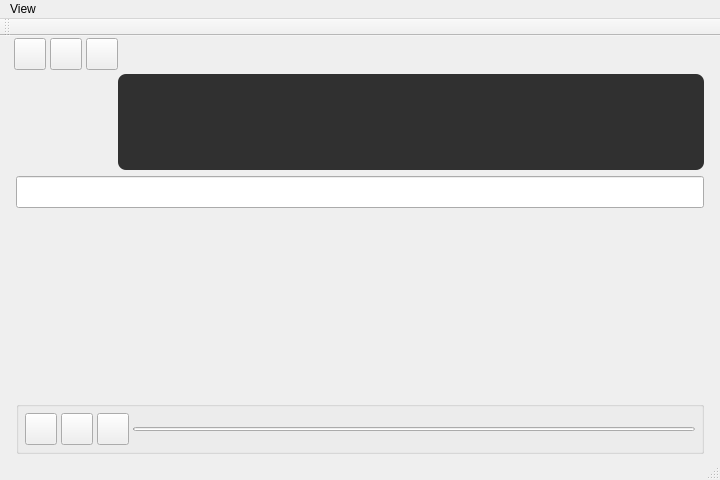
<?xml version="1.0" encoding="UTF-8"?>
<ui version="4.0">
 <class>MainWindow</class>
 <widget class="QMainWindow" name="MainWindow">
  <property name="windowModality">
   <enum>Qt::WindowModality::NonModal</enum>
  </property>
  <property name="geometry">
   <rect>
    <x>0</x>
    <y>0</y>
    <width>720</width>
    <height>480</height>
   </rect>
  </property>
  <property name="minimumSize">
   <size>
    <width>720</width>
    <height>480</height>
   </size>
  </property>
  <property name="windowTitle">
   <string>MainWindow</string>
  </property>
  <widget class="QWidget" name="centralwidget">
   <layout class="QGridLayout" name="gridLayout">
    <property name="leftMargin">
     <number>8</number>
    </property>
    <property name="topMargin">
     <number>2</number>
    </property>
    <property name="rightMargin">
     <number>8</number>
    </property>
    <property name="bottomMargin">
     <number>2</number>
    </property>
    <property name="horizontalSpacing">
     <number>6</number>
    </property>
    <property name="verticalSpacing">
     <number>2</number>
    </property>
    <item row="0" column="1">
     <layout class="QHBoxLayout" name="pageButtons">
      <property name="spacing">
       <number>4</number>
      </property>
      <property name="leftMargin">
       <number>0</number>
      </property>
      <property name="topMargin">
       <number>0</number>
      </property>
      <property name="rightMargin">
       <number>0</number>
      </property>
      <property name="bottomMargin">
       <number>0</number>
      </property>
      <item>
       <widget class="QPushButton" name="mainPageButton">
        <property name="minimumSize">
         <size>
          <width>32</width>
          <height>32</height>
         </size>
        </property>
        <property name="maximumSize">
         <size>
          <width>32</width>
          <height>32</height>
         </size>
        </property>
        <property name="text">
         <string/>
        </property>
        <property name="icon">
         <iconset theme="QIcon::ThemeIcon::GoHome"/>
        </property>
       </widget>
      </item>
      <item>
       <widget class="QPushButton" name="audioPageButton">
        <property name="minimumSize">
         <size>
          <width>32</width>
          <height>32</height>
         </size>
        </property>
        <property name="maximumSize">
         <size>
          <width>32</width>
          <height>32</height>
         </size>
        </property>
        <property name="text">
         <string/>
        </property>
        <property name="icon">
         <iconset theme="QIcon::ThemeIcon::AudioCard"/>
        </property>
       </widget>
      </item>
      <item>
       <widget class="QPushButton" name="tagPageButton">
        <property name="minimumSize">
         <size>
          <width>32</width>
          <height>32</height>
         </size>
        </property>
        <property name="maximumSize">
         <size>
          <width>32</width>
          <height>32</height>
         </size>
        </property>
        <property name="text">
         <string/>
        </property>
        <property name="icon">
         <iconset resource="../resources.qrc">
          <normaloff>:/assets/images/icons/tag-icon.png</normaloff>:/assets/images/icons/tag-icon.png</iconset>
        </property>
       </widget>
      </item>
     </layout>
    </item>
    <item row="0" column="2">
     <spacer name="horizontalSpacer">
      <property name="orientation">
       <enum>Qt::Orientation::Horizontal</enum>
      </property>
      <property name="sizeHint" stdset="0">
       <size>
        <width>40</width>
        <height>20</height>
       </size>
      </property>
     </spacer>
    </item>
    <item row="2" column="0" colspan="3">
     <widget class="QStackedWidget" name="stackedWidget">
      <property name="layoutDirection">
       <enum>Qt::LayoutDirection::LeftToRight</enum>
      </property>
      <property name="currentIndex">
       <number>0</number>
      </property>
      <widget class="QWidget" name="pageMain">
       <layout class="QGridLayout" name="gridLayout_5">
        <property name="leftMargin">
         <number>8</number>
        </property>
        <property name="topMargin">
         <number>2</number>
        </property>
        <property name="rightMargin">
         <number>8</number>
        </property>
        <property name="bottomMargin">
         <number>2</number>
        </property>
        <item row="2" column="0" colspan="3">
         <spacer name="bigSpacer">
          <property name="orientation">
           <enum>Qt::Orientation::Vertical</enum>
          </property>
          <property name="sizeType">
           <enum>QSizePolicy::Policy::Expanding</enum>
          </property>
          <property name="sizeHint" stdset="0">
           <size>
            <width>20</width>
            <height>40</height>
           </size>
          </property>
         </spacer>
        </item>
        <item row="1" column="0" colspan="3">
         <widget class="QLineEdit" name="promptEdit">
          <property name="minimumSize">
           <size>
            <width>0</width>
            <height>32</height>
           </size>
          </property>
          <property name="maximumSize">
           <size>
            <width>16777215</width>
            <height>32</height>
           </size>
          </property>
          <property name="font">
           <font>
            <pointsize>11</pointsize>
           </font>
          </property>
         </widget>
        </item>
        <item row="3" column="0" colspan="3">
         <widget class="QGroupBox" name="playbackGroup">
          <property name="maximumSize">
           <size>
            <width>16777215</width>
            <height>64</height>
           </size>
          </property>
          <property name="title">
           <string/>
          </property>
          <property name="alignment">
           <set>Qt::AlignmentFlag::AlignLeading|Qt::AlignmentFlag::AlignLeft|Qt::AlignmentFlag::AlignVCenter</set>
          </property>
          <property name="flat">
           <bool>false</bool>
          </property>
          <property name="checkable">
           <bool>false</bool>
          </property>
          <layout class="QHBoxLayout" name="horizontalLayout">
           <property name="spacing">
            <number>4</number>
           </property>
           <property name="sizeConstraint">
            <enum>QLayout::SizeConstraint::SetDefaultConstraint</enum>
           </property>
           <property name="leftMargin">
            <number>6</number>
           </property>
           <property name="topMargin">
            <number>6</number>
           </property>
           <property name="rightMargin">
            <number>6</number>
           </property>
           <property name="bottomMargin">
            <number>6</number>
           </property>
           <item>
            <widget class="QPushButton" name="playButton">
             <property name="minimumSize">
              <size>
               <width>32</width>
               <height>32</height>
              </size>
             </property>
             <property name="maximumSize">
              <size>
               <width>32</width>
               <height>32</height>
              </size>
             </property>
             <property name="text">
              <string/>
             </property>
             <property name="icon">
              <iconset theme="QIcon::ThemeIcon::MediaPlaybackStart"/>
             </property>
            </widget>
           </item>
           <item>
            <widget class="QPushButton" name="pauseButton">
             <property name="minimumSize">
              <size>
               <width>32</width>
               <height>32</height>
              </size>
             </property>
             <property name="maximumSize">
              <size>
               <width>32</width>
               <height>32</height>
              </size>
             </property>
             <property name="text">
              <string/>
             </property>
             <property name="icon">
              <iconset theme="QIcon::ThemeIcon::MediaPlaybackPause"/>
             </property>
            </widget>
           </item>
           <item>
            <widget class="QPushButton" name="stopButton">
             <property name="minimumSize">
              <size>
               <width>32</width>
               <height>32</height>
              </size>
             </property>
             <property name="maximumSize">
              <size>
               <width>32</width>
               <height>32</height>
              </size>
             </property>
             <property name="text">
              <string/>
             </property>
             <property name="icon">
              <iconset theme="QIcon::ThemeIcon::MediaPlaybackStop"/>
             </property>
            </widget>
           </item>
           <item>
            <widget class="QProgressBar" name="playbackProgress">
             <property name="sizePolicy">
              <sizepolicy hsizetype="Expanding" vsizetype="Fixed">
               <horstretch>0</horstretch>
               <verstretch>0</verstretch>
              </sizepolicy>
             </property>
             <property name="minimumSize">
              <size>
               <width>0</width>
               <height>4</height>
              </size>
             </property>
             <property name="maximumSize">
              <size>
               <width>16777215</width>
               <height>4</height>
              </size>
             </property>
             <property name="styleSheet">
              <string notr="true"/>
             </property>
             <property name="value">
              <number>0</number>
             </property>
             <property name="textVisible">
              <bool>false</bool>
             </property>
            </widget>
           </item>
          </layout>
         </widget>
        </item>
        <item row="0" column="1" colspan="2">
         <widget class="QTextBrowser" name="avatarText">
          <property name="sizePolicy">
           <sizepolicy hsizetype="Expanding" vsizetype="Minimum">
            <horstretch>0</horstretch>
            <verstretch>0</verstretch>
           </sizepolicy>
          </property>
          <property name="minimumSize">
           <size>
            <width>0</width>
            <height>96</height>
           </size>
          </property>
          <property name="maximumSize">
           <size>
            <width>16777215</width>
            <height>96</height>
           </size>
          </property>
          <property name="styleSheet">
           <string notr="true">border-radius: 8px;
background-color: rgb(48, 48, 48);
padding: 6px;
font-size: 14px;</string>
          </property>
         </widget>
        </item>
        <item row="0" column="0">
         <widget class="QLabel" name="avatarIcon">
          <property name="sizePolicy">
           <sizepolicy hsizetype="Fixed" vsizetype="Fixed">
            <horstretch>0</horstretch>
            <verstretch>0</verstretch>
           </sizepolicy>
          </property>
          <property name="minimumSize">
           <size>
            <width>96</width>
            <height>96</height>
           </size>
          </property>
          <property name="maximumSize">
           <size>
            <width>96</width>
            <height>96</height>
           </size>
          </property>
          <property name="text">
           <string/>
          </property>
          <property name="pixmap">
           <pixmap resource="../resources.qrc">:/assets/images/luna-avatar.jpg</pixmap>
          </property>
          <property name="scaledContents">
           <bool>true</bool>
          </property>
         </widget>
        </item>
       </layout>
      </widget>
      <widget class="QWidget" name="pageAudioList">
       <layout class="QGridLayout" name="gridLayout_7">
        <property name="leftMargin">
         <number>8</number>
        </property>
        <property name="topMargin">
         <number>2</number>
        </property>
        <property name="rightMargin">
         <number>8</number>
        </property>
        <property name="bottomMargin">
         <number>2</number>
        </property>
        <item row="0" column="2">
         <widget class="QGroupBox" name="uploadGroup">
          <property name="sizePolicy">
           <sizepolicy hsizetype="Expanding" vsizetype="Preferred">
            <horstretch>0</horstretch>
            <verstretch>0</verstretch>
           </sizepolicy>
          </property>
          <property name="minimumSize">
           <size>
            <width>0</width>
            <height>0</height>
           </size>
          </property>
          <property name="maximumSize">
           <size>
            <width>336</width>
            <height>104</height>
           </size>
          </property>
          <property name="title">
           <string>Upload</string>
          </property>
          <layout class="QGridLayout" name="gridLayout_4">
           <property name="leftMargin">
            <number>8</number>
           </property>
           <property name="topMargin">
            <number>8</number>
           </property>
           <property name="rightMargin">
            <number>8</number>
           </property>
           <property name="bottomMargin">
            <number>8</number>
           </property>
           <item row="2" column="1">
            <widget class="QPushButton" name="selectFileButton">
             <property name="sizePolicy">
              <sizepolicy hsizetype="Fixed" vsizetype="Fixed">
               <horstretch>0</horstretch>
               <verstretch>0</verstretch>
              </sizepolicy>
             </property>
             <property name="minimumSize">
              <size>
               <width>32</width>
               <height>32</height>
              </size>
             </property>
             <property name="maximumSize">
              <size>
               <width>32</width>
               <height>32</height>
              </size>
             </property>
             <property name="text">
              <string/>
             </property>
             <property name="icon">
              <iconset theme="QIcon::ThemeIcon::FolderOpen"/>
             </property>
            </widget>
           </item>
           <item row="2" column="2">
            <widget class="QPushButton" name="addAudioButton">
             <property name="sizePolicy">
              <sizepolicy hsizetype="Fixed" vsizetype="Fixed">
               <horstretch>0</horstretch>
               <verstretch>0</verstretch>
              </sizepolicy>
             </property>
             <property name="minimumSize">
              <size>
               <width>32</width>
               <height>32</height>
              </size>
             </property>
             <property name="maximumSize">
              <size>
               <width>32</width>
               <height>32</height>
              </size>
             </property>
             <property name="text">
              <string/>
             </property>
             <property name="icon">
              <iconset theme="QIcon::ThemeIcon::ListAdd"/>
             </property>
            </widget>
           </item>
           <item row="0" column="0" colspan="3">
            <widget class="QLineEdit" name="audioNameEdit">
             <property name="minimumSize">
              <size>
               <width>0</width>
               <height>32</height>
              </size>
             </property>
             <property name="maximumSize">
              <size>
               <width>16777215</width>
               <height>32</height>
              </size>
             </property>
             <property name="font">
              <font>
               <pointsize>11</pointsize>
              </font>
             </property>
             <property name="inputMethodHints">
              <set>Qt::InputMethodHint::ImhNone</set>
             </property>
             <property name="inputMask">
              <string/>
             </property>
             <property name="text">
              <string/>
             </property>
             <property name="clearButtonEnabled">
              <bool>false</bool>
             </property>
            </widget>
           </item>
           <item row="2" column="0">
            <widget class="QLabel" name="selectedFileLabel">
             <property name="minimumSize">
              <size>
               <width>0</width>
               <height>32</height>
              </size>
             </property>
             <property name="maximumSize">
              <size>
               <width>16777215</width>
               <height>32</height>
              </size>
             </property>
             <property name="text">
              <string>...</string>
             </property>
            </widget>
           </item>
          </layout>
         </widget>
        </item>
        <item row="1" column="2">
         <spacer name="verticalSpacer">
          <property name="orientation">
           <enum>Qt::Orientation::Vertical</enum>
          </property>
          <property name="sizeHint" stdset="0">
           <size>
            <width>20</width>
            <height>40</height>
           </size>
          </property>
         </spacer>
        </item>
        <item row="0" column="0" rowspan="2">
         <widget class="QGroupBox" name="audioLibraryGroup">
          <property name="title">
           <string>Audio Files</string>
          </property>
          <layout class="QGridLayout" name="gridLayout_6">
           <property name="leftMargin">
            <number>8</number>
           </property>
           <property name="topMargin">
            <number>8</number>
           </property>
           <property name="rightMargin">
            <number>8</number>
           </property>
           <property name="bottomMargin">
            <number>8</number>
           </property>
           <item row="0" column="0">
            <widget class="QListWidget" name="audioListWidget"/>
           </item>
          </layout>
         </widget>
        </item>
       </layout>
      </widget>
      <widget class="QWidget" name="pageTagList">
       <layout class="QGridLayout" name="gridLayout_2">
        <property name="leftMargin">
         <number>8</number>
        </property>
        <property name="topMargin">
         <number>2</number>
        </property>
        <property name="rightMargin">
         <number>8</number>
        </property>
        <property name="bottomMargin">
         <number>2</number>
        </property>
        <item row="0" column="1">
         <widget class="QGroupBox" name="addTagGroup">
          <property name="sizePolicy">
           <sizepolicy hsizetype="Expanding" vsizetype="Preferred">
            <horstretch>0</horstretch>
            <verstretch>0</verstretch>
           </sizepolicy>
          </property>
          <property name="minimumSize">
           <size>
            <width>0</width>
            <height>0</height>
           </size>
          </property>
          <property name="maximumSize">
           <size>
            <width>336</width>
            <height>96</height>
           </size>
          </property>
          <property name="title">
           <string>Add Tag</string>
          </property>
          <layout class="QGridLayout" name="gridLayout_8">
           <property name="leftMargin">
            <number>8</number>
           </property>
           <property name="topMargin">
            <number>8</number>
           </property>
           <property name="rightMargin">
            <number>8</number>
           </property>
           <property name="bottomMargin">
            <number>8</number>
           </property>
           <property name="spacing">
            <number>6</number>
           </property>
           <item row="1" column="0">
            <spacer name="tagSpacer">
             <property name="orientation">
              <enum>Qt::Orientation::Vertical</enum>
             </property>
             <property name="sizeType">
              <enum>QSizePolicy::Policy::Expanding</enum>
             </property>
             <property name="sizeHint" stdset="0">
              <size>
               <width>10</width>
               <height>40</height>
              </size>
             </property>
            </spacer>
           </item>
           <item row="1" column="1">
            <widget class="QPushButton" name="addTagButton">
             <property name="sizePolicy">
              <sizepolicy hsizetype="Fixed" vsizetype="Fixed">
               <horstretch>0</horstretch>
               <verstretch>0</verstretch>
              </sizepolicy>
             </property>
             <property name="minimumSize">
              <size>
               <width>32</width>
               <height>32</height>
              </size>
             </property>
             <property name="maximumSize">
              <size>
               <width>32</width>
               <height>32</height>
              </size>
             </property>
             <property name="text">
              <string/>
             </property>
             <property name="icon">
              <iconset theme="QIcon::ThemeIcon::ListAdd"/>
             </property>
            </widget>
           </item>
           <item row="0" column="0" colspan="2">
            <widget class="QLineEdit" name="tagNameEdit">
             <property name="minimumSize">
              <size>
               <width>0</width>
               <height>32</height>
              </size>
             </property>
             <property name="maximumSize">
              <size>
               <width>16777215</width>
               <height>32</height>
              </size>
             </property>
             <property name="font">
              <font>
               <pointsize>11</pointsize>
              </font>
             </property>
            </widget>
           </item>
          </layout>
         </widget>
        </item>
        <item row="1" column="1">
         <spacer name="verticalSpacer_2">
          <property name="orientation">
           <enum>Qt::Orientation::Vertical</enum>
          </property>
          <property name="sizeHint" stdset="0">
           <size>
            <width>20</width>
            <height>40</height>
           </size>
          </property>
         </spacer>
        </item>
        <item row="0" column="0" rowspan="2">
         <widget class="QGroupBox" name="tagsGroup">
          <property name="title">
           <string>Tags</string>
          </property>
          <layout class="QVBoxLayout" name="verticalLayout_2">
           <property name="leftMargin">
            <number>8</number>
           </property>
           <property name="topMargin">
            <number>8</number>
           </property>
           <property name="rightMargin">
            <number>8</number>
           </property>
           <property name="bottomMargin">
            <number>8</number>
           </property>
           <item>
            <widget class="QListWidget" name="tagListWidget"/>
           </item>
          </layout>
         </widget>
        </item>
       </layout>
      </widget>
     </widget>
    </item>
   </layout>
  </widget>
  <widget class="QMenuBar" name="menuBar">
   <property name="geometry">
    <rect>
     <x>0</x>
     <y>0</y>
     <width>720</width>
     <height>33</height>
    </rect>
   </property>
   <property name="acceptDrops">
    <bool>false</bool>
   </property>
   <widget class="QMenu" name="menuView">
    <property name="title">
     <string>View</string>
    </property>
    <addaction name="mainViewAction"/>
    <addaction name="audioListAction"/>
    <addaction name="tagListAction"/>
   </widget>
   <addaction name="menuView"/>
  </widget>
  <widget class="QStatusBar" name="statusBar"/>
  <widget class="QToolBar" name="toolBar">
   <property name="windowTitle">
    <string>toolBar</string>
   </property>
   <attribute name="toolBarArea">
    <enum>TopToolBarArea</enum>
   </attribute>
   <attribute name="toolBarBreak">
    <bool>false</bool>
   </attribute>
  </widget>
  <action name="action">
   <property name="text">
    <string>Upload Audio</string>
   </property>
  </action>
  <action name="mainViewAction">
   <property name="text">
    <string>Main</string>
   </property>
  </action>
  <action name="audioListAction">
   <property name="text">
    <string>Audio List</string>
   </property>
  </action>
  <action name="tagListAction">
   <property name="text">
    <string>Tag List</string>
   </property>
  </action>
 </widget>
 <resources>
  <include location="../resources.qrc"/>
 </resources>
 <connections/>
</ui>
